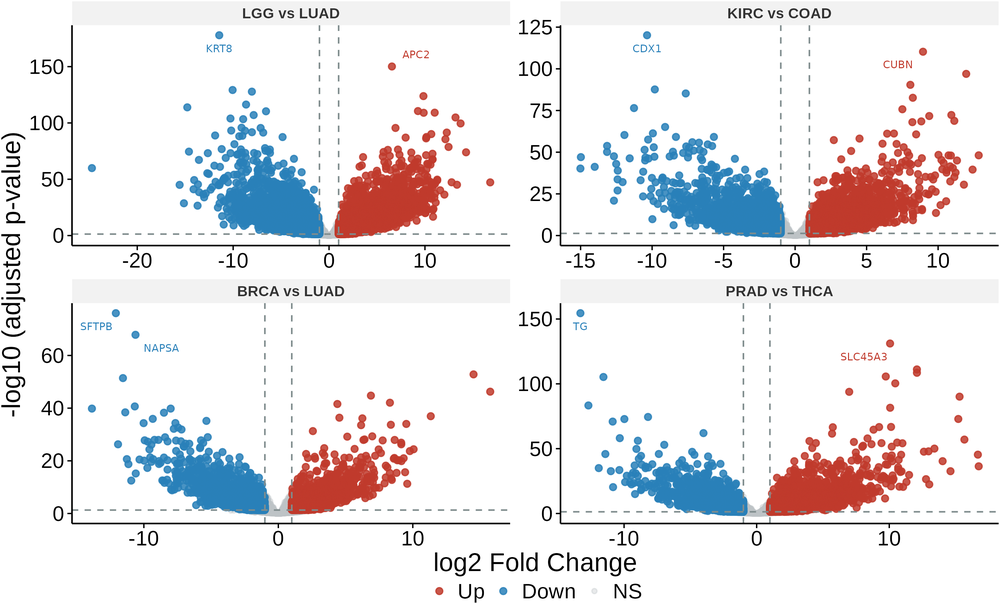
#> input picture paper/panels/figure4/a_volcgrid.png, 1000 x 604 px, shrunk from 3007 x 1815 before the run
$ python 02_compose_figure4.py
#> lines starting #> are read from the running program, lines starting #| are printed output that depends on the picture; after the words box and inside, x2 and y2 are one past the last pixel; in counts of white or black regions, pixels touching at a corner belong together
### paper/plate/style.py
"""House style for RNAflow figure plates (Python montage of the R tool's panels).

Mirrors the PI3K plate system: one consistent look for lettering, titles,
spacing and background, applied on top of the tool's own panel images. The
panels themselves are never redrawn here -- only placed, lettered and titled.
"""
import numpy as np
import matplotlib
matplotlib.use("Agg")
import matplotlib.pyplot as plt
from PIL import Image

# Liberation Sans has Helvetica metrics and is the same face the R panels use,
# so Python lettering/titles match the panels' axis text exactly.
FONT = "Liberation Sans"
INK = "#141414"          # near-black, for letters/titles (never green)
LETTER_SIZE = 16
TITLE_SIZE = 12


def set_style():
    plt.rcParams.update({
        "figure.dpi": 150,
        "savefig.dpi": 300,
        "font.family": FONT,
        "font.size": 11,
        "text.color": INK,
        "pdf.fonttype": 42,      # embed real fonts (editable in Illustrator)
        "ps.fonttype": 42,
    })


def load_trim(path, tol=248, pad=6):
    """Load an image and crop its uniform white/transparent border."""
#> called with tol = 248, pad = 6
    a = np.asarray(Image.open(path).convert("RGBA"))
    rgb, alpha = a[..., :3], a[..., 3]
#> rgb is the input picture: shape (604, 1000, 3); mean R, G, B 234.4, 232.2, 234.4
#> alpha: shape (604, 1000); every value is 255
    ink = (rgb.min(axis=2) < tol) & (alpha > 0)
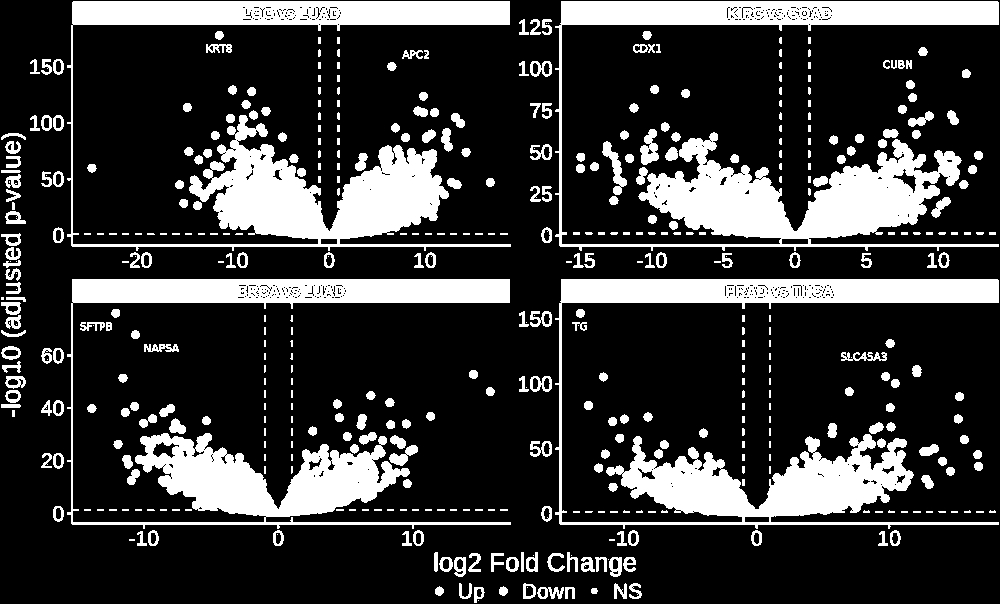
#> ink: shape (604, 1000) bool; 22.1% white; 479 white regions (146 under 20 px), largest, box (x1, y1, x2, y2) and area: (555, 1, 999, 251) 29169, (67, 1, 511, 251) 27859, (555, 279, 999, 529) 25533
    ys, xs = np.where(ink)
    if xs.size == 0:
        return a
    y0, y1 = max(0, ys.min() - pad), min(a.shape[0], ys.max() + pad + 1)
#> y0 = 0; y1 = 604
    x0, x1 = max(0, xs.min() - pad), min(a.shape[1], xs.max() + pad + 1)
#> x0 = 0; x1 = 1000
    return a[y0:y1, x0:x1]


# [54 lines left out: functions fit_rect, place_panel, grid_cells, not called in this run]

### paper/figure4_rebuild/02_compose_figure4.py
## Compose Figure 4 into paper/figures/figure4.{png,pdf}.
## Reuses the existing bare panels a/c/d/e (paper/panels/figure4/) and the clean
## UpSet rebuilt by 01_upset.R. Two bands: (a volcano grid | b UpSet) then
## (c Venn | d LFC heatmap | e direction bars). All letters drawn once at a
## single size; letters-only, matching Figures 2 and 3.
## Run from the repo root:  python3 paper/figure4_rebuild/02_compose_figure4.py
import os, sys
sys.path.insert(0, os.path.join(os.path.dirname(__file__), "..", "plate"))
import matplotlib.pyplot as plt
from style import set_style, load_trim, FONT, INK, LETTER_SIZE

HERE = os.path.dirname(os.path.abspath(__file__))
PAN = os.path.join(HERE, "..", "panels", "figure4")     # existing bare panels
NEWP = os.path.join(HERE, "panels")                     # rebuilt UpSet
REPO = os.path.join(HERE, "..", "figures")
set_style()

a = load_trim(os.path.join(PAN, "a_volcgrid.png"))
b = load_trim(os.path.join(NEWP, "b_upset.png"))
#> call 2 of load_trim, with path = 'paper/figure4_rebuild/panels/b_upset.png', tol = 248, pad = 6
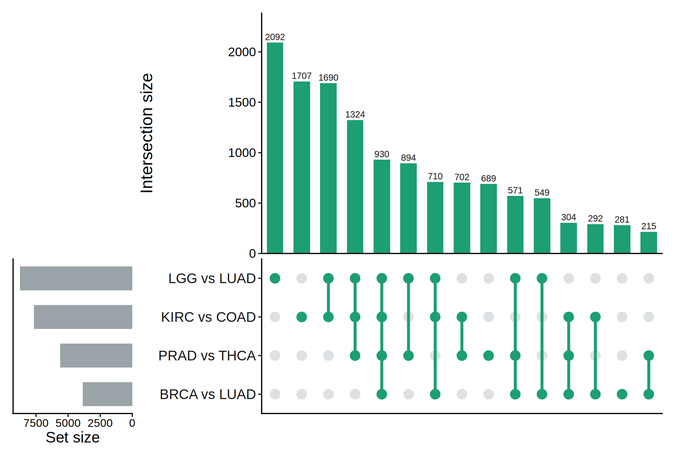
#> input picture paper/figure4_rebuild/panels/b_upset.png, 678 x 459 px, shrunk from 2040 x 1380 before the run
#> in load_trim, rgb is the input picture: shape (459, 678, 3); mean R, G, B 229.2, 240.4, 237.1
#> in load_trim (call 2), `rgb, alpha = a[..., :3], a[..., 3]`: alpha: shape (459, 678); every value is 255
#> in load_trim (call 2), `ink = (rgb.min(axis=2) < tol) & (alpha > 0)`: ink: shape (459, 678) bool; 16.1% white; 103 white regions (5 under 20 px), largest, box (x1, y1, x2, y2) and area: (258, 12, 663, 255) 24701, (19, 266, 133, 291) 2848, (33, 305, 133, 329) 2400
#> in load_trim (call 2), `y0, y1 = max(0, ys.min() - pad), min(a.shape[0], ys.max() + pad + 1)`: y0 = 6; y1 = 449
#> in load_trim (call 2), `x0, x1 = max(0, xs.min() - pad), min(a.shape[1], xs.max() + pad + 1)`: x0 = 6; x1 = 669
c = load_trim(os.path.join(PAN, "c_venn.png"))
#> call 3 of load_trim, with tol = 248, pad = 6
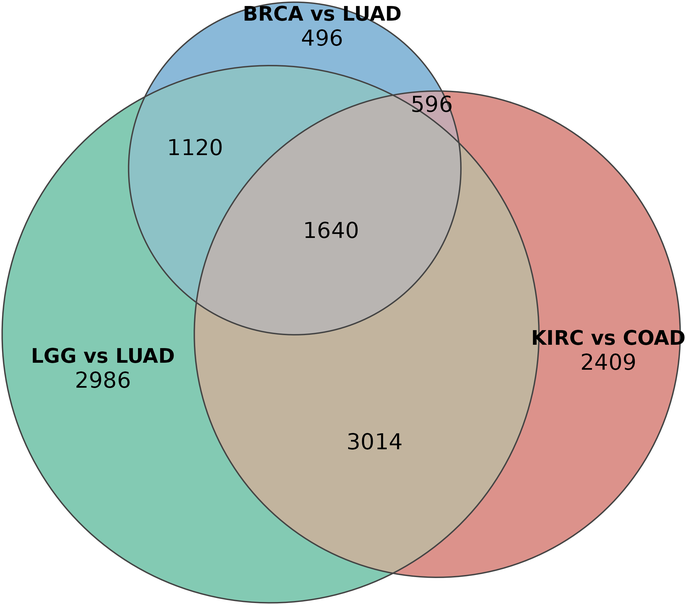
#> input picture paper/panels/figure4/c_venn.png, 686 x 605 px, shrunk from 2063 x 1818 before the run
#> in load_trim, rgb is the input picture: shape (605, 686, 3); mean R, G, B 192.1, 196, 187.7
#> in load_trim (call 3), `rgb, alpha = a[..., :3], a[..., 3]`: alpha: shape (605, 686); every value is 255
#> in load_trim (call 3), `ink = (rgb.min(axis=2) < tol) & (alpha > 0)`: ink: shape (605, 686) bool; 74.4% white; 3 black regions (1 under 20 px), largest, box (x1, y1, x2, y2) and area: (0, 0, 686, 605) 106347, (391, 9, 396, 17) 36
#> in load_trim (call 3), `y0, y1 = max(0, ys.min() - pad), min(a.shape[0], ys.max() + pad + 1)`: y0 = 0; y1 = 605
#> in load_trim (call 3), `x0, x1 = max(0, xs.min() - pad), min(a.shape[1], xs.max() + pad + 1)`: x0 = 0; x1 = 686
d = load_trim(os.path.join(PAN, "d_lfc.png"))
#> call 4 of load_trim, with tol = 248, pad = 6
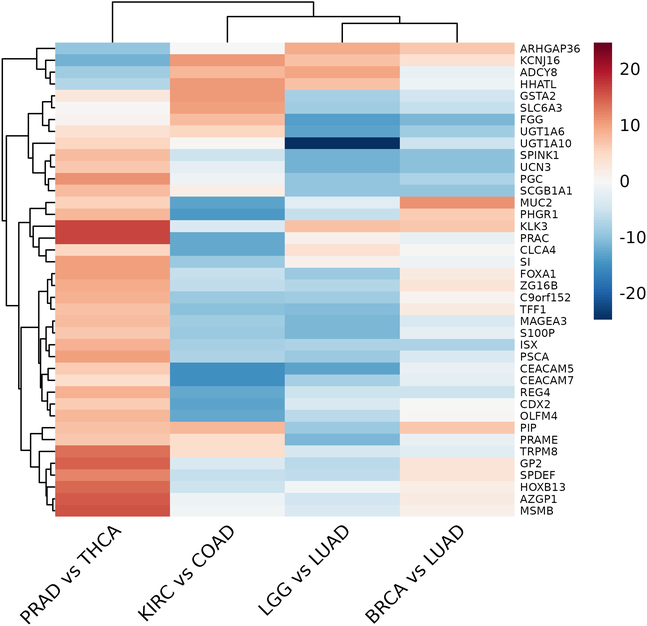
#> input picture paper/panels/figure4/d_lfc.png, 647 x 626 px, shrunk from 1945 x 1882 before the run
#> in load_trim, rgb is the input picture: shape (626, 647, 3); mean R, G, B 220.1, 217.5, 218.4
#> in load_trim (call 4), `rgb, alpha = a[..., :3], a[..., 3]`: alpha: shape (626, 647); every value is 255
#> in load_trim (call 4), `ink = (rgb.min(axis=2) < tol) & (alpha > 0)`:
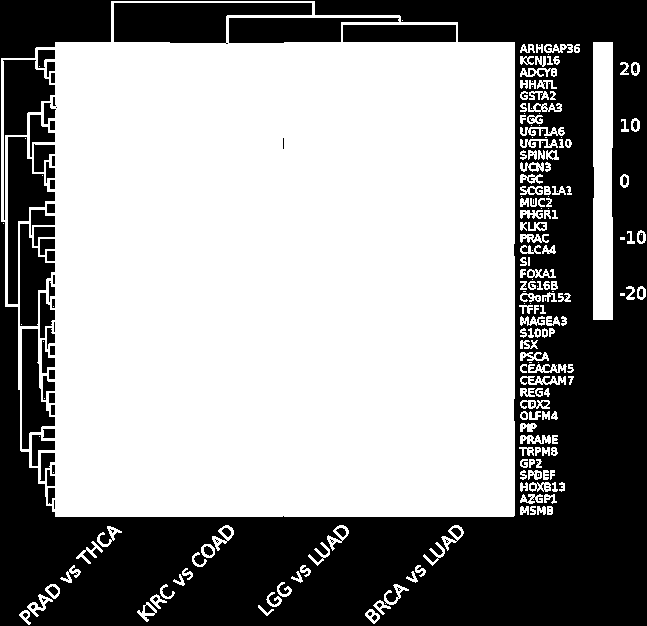
#> ink: shape (626, 647) bool; 59.7% white; 148 black regions (94 under 20 px), largest, box (x1, y1, x2, y2) and area: (0, 0, 647, 626) 137053, (114, 3, 312, 44) 5459, (8, 137, 55, 304) 3211
#> in load_trim (call 4), `y0, y1 = max(0, ys.min() - pad), min(a.shape[0], ys.max() + pad + 1)`: y1 = 626
#> in load_trim (call 4), `x0, x1 = max(0, xs.min() - pad), min(a.shape[1], xs.max() + pad + 1)`: x1 = 647
e = load_trim(os.path.join(PAN, "e_alluvial.png"))
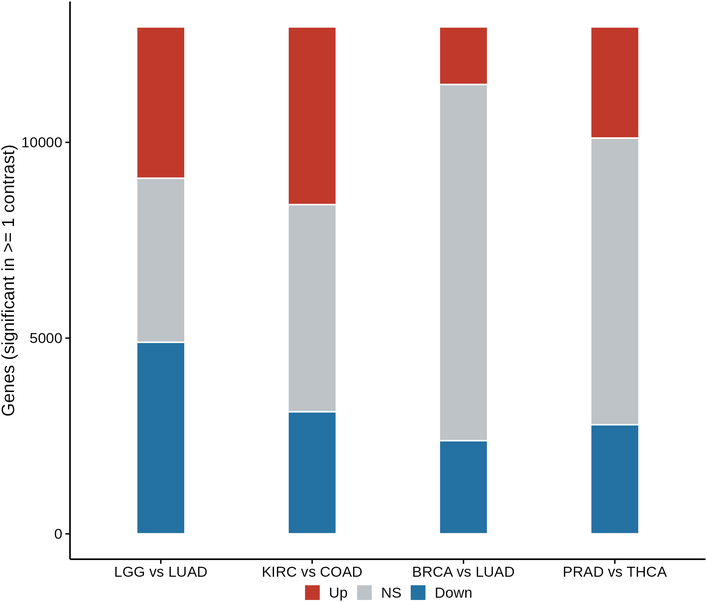
#> input picture paper/panels/figure4/e_alluvial.png, 707 x 602 px, shrunk from 2126 x 1811 before the run
#> in load_trim, rgb is the input picture: shape (602, 707, 3); mean R, G, B 229, 226.7, 229.2
#> in load_trim (call 5), `rgb, alpha = a[..., :3], a[..., 3]`: alpha: shape (602, 707); every value is 255
#> in load_trim (call 5), `ink = (rgb.min(axis=2) < tol) & (alpha > 0)`:
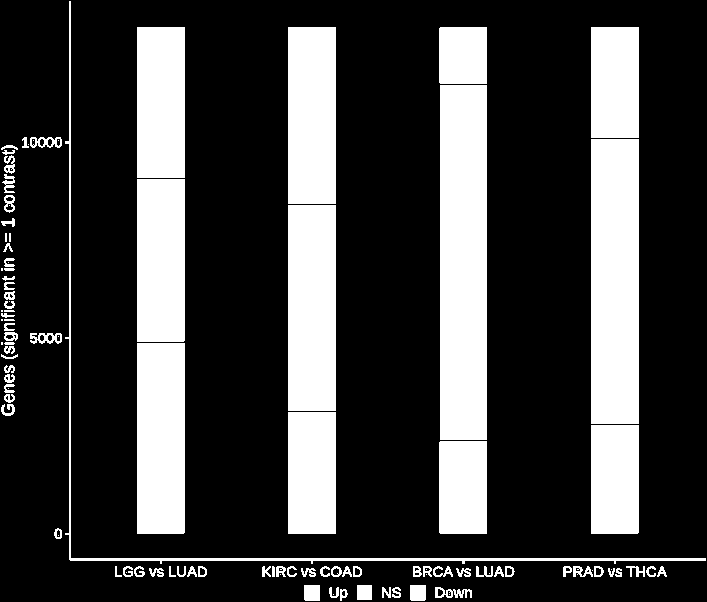
#> ink: shape (602, 707) bool; 24.7% white; 107 white regions (24 under 20 px), largest, box (x1, y1, x2, y2) and area: (440, 85, 487, 440) 16685, (591, 139, 639, 424) 13680, (288, 205, 336, 411) 9888
#> in load_trim (call 5), `y0, y1 = max(0, ys.min() - pad), min(a.shape[0], ys.max() + pad + 1)`: y1 = 602
#> in load_trim (call 5), `x0, x1 = max(0, xs.min() - pad), min(a.shape[1], xs.max() + pad + 1)`: x1 = 707

def ar(im):
    return im.shape[1] / im.shape[0]

W = 15.5
ml = mr = 0.12
mt = mb = 0.10
lh = 0.30
gy = 0.30
gx = 0.30
inner = W - ml - mr

h1 = (inner - gx) / (ar(a) + ar(b))
#> h1 = 4.75
wa, wb = h1 * ar(a), h1 * ar(b)
#> wa = 7.86; wb = 7.1
h2 = (inner - 2 * gx) / (ar(c) + ar(d) + ar(e))
#> h2 = 4.39
wc, wd, we = h2 * ar(c), h2 * ar(d), h2 * ar(e)
#> wc = 4.97; wd = 4.53; we = 5.15

Ht = mt + lh + h1 + gy + lh + h2 + mb
#> Ht = 10.23
fig = plt.figure(figsize=(W, Ht)); fig.patch.set_facecolor("white")

def put(im, x, y, w, h):
    ax = fig.add_axes([x / W, y / Ht, w / W, h / Ht])
    ax.imshow(im, aspect="auto", interpolation="lanczos"); ax.axis("off")

def letter(ch, x, ytop):
    fig.text(x / W, ytop / Ht, ch, ha="left", va="top",
             fontsize=LETTER_SIZE, fontweight="bold", color=INK, family=FONT)

b1_lettertop = Ht - mt
#> b1_lettertop = 10.13
row1_y = Ht - mt - lh - h1
#> row1_y = 5.09
put(a, ml, row1_y, wa, h1)
put(b, ml + wa + gx, row1_y, wb, h1)
letter("a", ml, b1_lettertop)
letter("b", ml + wa + gx, b1_lettertop)

b2_lettertop = row1_y - gy
#> b2_lettertop = 4.79
row2_y = b2_lettertop - lh - h2
#> row2_y = 0.1
x_c = ml
x_d = ml + wc + gx
#> x_d = 5.39
x_e = ml + wc + gx + wd + gx
#> x_e = 10.23
put(c, x_c, row2_y, wc, h2)
put(d, x_d, row2_y, wd, h2)
put(e, x_e, row2_y, we, h2)
letter("c", x_c, b2_lettertop)
letter("d", x_d, b2_lettertop)
letter("e", x_e, b2_lettertop)

for ext in ("png", "pdf"):
    fig.savefig(os.path.join(REPO, f"figure4.{ext}"), dpi=300, facecolor="white")
plt.close(fig)
print("wrote paper/figures/figure4.png + .pdf (300 dpi)")
